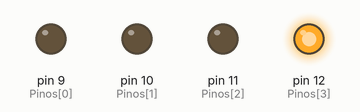
This sketch was run on a simulated Arduino Uno, built with avr-gcc and run on an emulated ATmega328P. On the bench: output pins drawn as LEDs (lit = HIGH). Random numbers use the default seed unless the sketch sets one.

Above: at 0.1 s.
At 4.1 s:
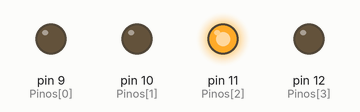
At 9.1 s:
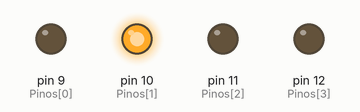
At 19.1 s:
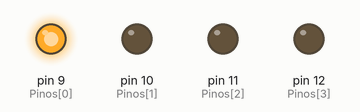
At 39.6 s:
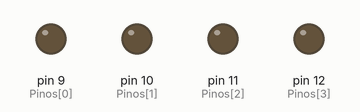
Timing chart, 0 to 40.0 s (numbered marks = the images above):
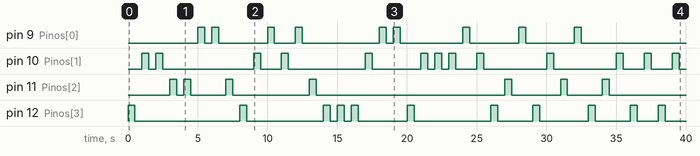

The sketch:

exemplo_Random_4_canais.ino
```cpp
/**************************************************************************
                    Placa de Desenvolvimento Arduino UNO
                   Pisca aleatoreamente um dos quatro LEDs
                    Elaborado/Adptado por Epaminondas Lage

 **************************************************************************/
long a;
int Pinos[] = {9,10,11,12}; // Array que armazena os pinos dos LEDs
int timer = 500; // Tempo de espera entre os piscas (em milissegundos)
int contador = 0; // Variável de contagem para o loop de configuração

// Configura os pinos como saídas
void setup() {
  for (contador = 0; contador < 4; contador++) {
   pinMode(Pinos[contador], OUTPUT); // Define os pinos 9, 10, 11, 12 como saídas
 }
}

void loop() {
  // Sorteia um número aleatório entre 0 e 3
  a = random(0, 4);
  digitalWrite(Pinos[a], HIGH); // Liga o LED correspondente ao número sorteado
  delay(timer); // Aguarda o tempo definido em 'timer'
  digitalWrite(Pinos[a], LOW); // Desliga o LED
  delay(timer); // Aguarda o tempo definido em 'timer'
}
```

Measured:
- by itself, pin 9 (Pinos[0]): LOW → HIGH at 5.0 s, → LOW 0.50 s later, → HIGH 0.50 s later, → LOW 0.50 s later, … (18 changes in this stretch)
- by itself, pin 10 (Pinos[1]): LOW → HIGH at 1.0 s, → LOW 0.50 s later, → HIGH 0.50 s later, → LOW 0.50 s later, … (26 changes in this stretch)
- by itself, pin 11 (Pinos[2]): LOW → HIGH at 3.0 s, → LOW 0.50 s later, → HIGH 0.50 s later, → LOW 0.50 s later, … (14 changes in this stretch)
- by itself, pin 12 (Pinos[3]): LOW → HIGH at 0.00 s, → LOW 0.50 s later, → HIGH 7.5 s later, → LOW 0.50 s later, … (22 changes in this stretch)
